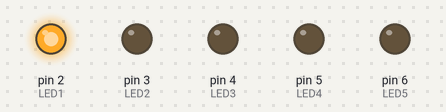
A sketch run on a simulated Arduino Uno, built with avr-gcc and run on an emulated ATmega328P. On the bench: output pins drawn as LEDs (lit = HIGH).

Above: at 0.5 s.
At 1.5 s:
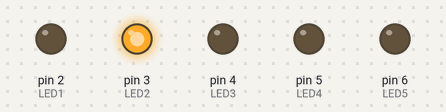
At 2.5 s:
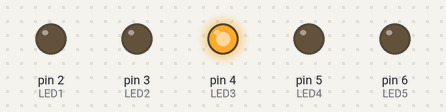
At 3.5 s:
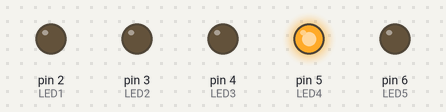
At 4.5 s:
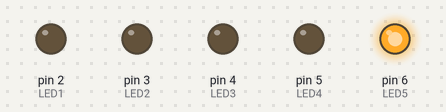
Timing chart, 0 to 6.5 s (numbered marks = the images above):
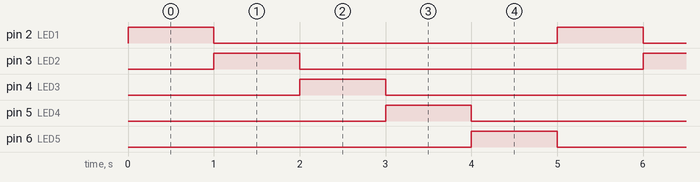

Measured:
- by itself, pin 2 (LED1), pin 3 (LED2), pin 4 (LED3), pin 5 (LED4), pin 6 (LED5): alternates HIGH for 1.0 s and LOW for 4.0 s
- by itself, everything shown: repeats every 5.0 s, in 6 steps

The sketch:

siraliLED_Yakma_3.ino
```cpp
#define LED1 2
#define LED2 3
#define LED3 4
#define LED4 5
#define LED5 6

void setup() {
  // put your setup code here, to run once:
  Serial.begin(9600);
  pinMode(LED1,OUTPUT);
  pinMode(LED2,OUTPUT);
  pinMode(LED3,OUTPUT);
  pinMode(LED4,OUTPUT);
  pinMode(LED5,OUTPUT);
}

void loop() {
  // put your main code here, to run repeatedly:
  for(int i=2;i<=6;i++)
  {
    digitalWrite(i,HIGH);
    delay(1000);
    digitalWrite(i,LOW);
    //delay(1000);
  }

}
```
